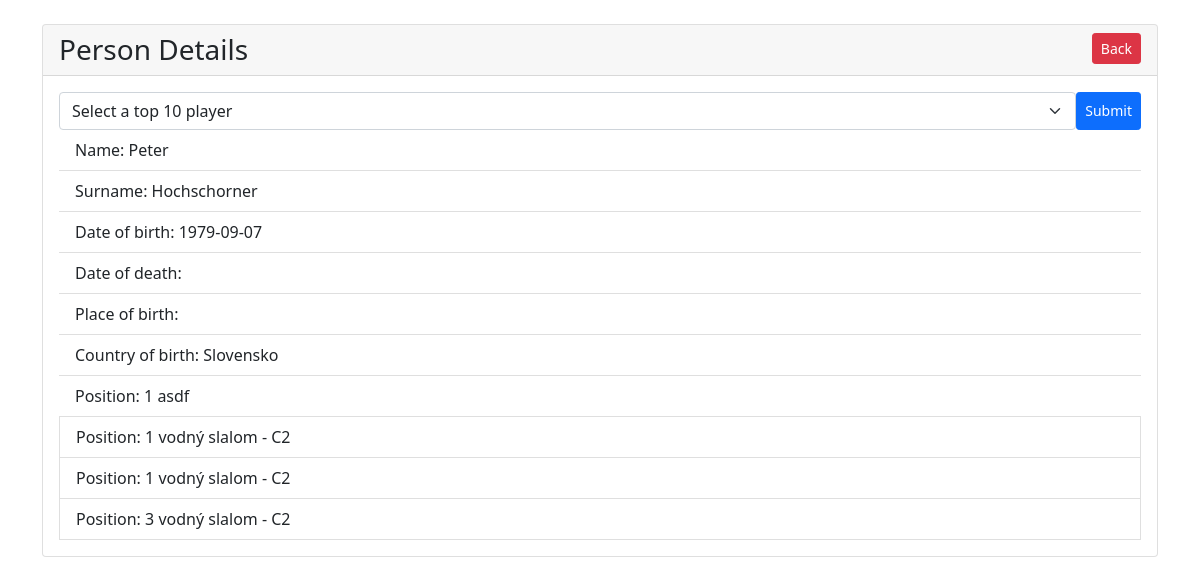
The app's page /person_detail.php?id=1 (signed in) with its own data.
### tables this page shows
CREATE TABLE `position` (
  `id` int UNSIGNED NOT NULL,
  `person_id` int UNSIGNED NOT NULL,
  `place_id` int UNSIGNED NOT NULL,
  `placing` int NOT NULL,
  `discipline` varchar(255) NOT NULL
);

CREATE TABLE `person` (
  `id` int UNSIGNED NOT NULL,
  `name` varchar(100) NOT NULL,
  `surname` varchar(100) NOT NULL,
  `birth_day` date NOT NULL,
  `birth_place` varchar(100) NOT NULL,
  `birth_country` varchar(100) NOT NULL,
  `death_day` date DEFAULT NULL,
  `death_place` varchar(100) DEFAULT NULL,
  `death_country` varchar(100) DEFAULT NULL
);

### person_detail.php (the view, shortened to what this page needs)
<?php
include 'config.php';
$person_id = mysqli_real_escape_string($conn, $_GET["id"]);
$query = "SELECT *
 FROM person, position
 WHERE person.id='$person_id'
 AND position.person_id = '$person_id'  ";
$result = mysqli_query($conn, $query);
$person_detail = [];
if ($result->num_rows > 0) {
    $person_detail = $result->fetch_all(MYSQLI_ASSOC);
}
?>
<!DOCTYPE html>
<html lang="en">
<head>
    <link href="https://cdn.jsdelivr.net/npm/bootstrap@5.0.2/dist/css/bootstrap.min.css" rel="stylesheet">
</head>
<body>
    <div class="container mt-4">
        <div class="card">
            <h3 class="card-header">Person Details <a role="button" class="btn btn-danger btn-sm float-end" href="index.php">Back</a></h3>
            <div class="card-body">
                <?php
                $query2 = "SELECT distinct person.name, person.id as p_id, count(position.placing) as count_gold FROM (person inner join position on person.id=position.person_id) where position.placing=1 group by person.id limit 10";
                $result2 = mysqli_query($conn, $query2);
                $person_detail2 = [];
                if ($result2->num_rows > 0) {
                    $person_detail2 = $result2->fetch_all(MYSQLI_ASSOC);
                }
                ?>
                <?php if (!empty($person_detail2)) { ?>
                    <form style="display:flex" action="person_detail.php" method="get">
                        <select name="id" class="form-select" aria-label="Default select example">
                            <option value="" disabled selected>Select a top 10 player</option>;
                        </select>
                        <input class="btn btn-primary btn-sm" type="submit" name="Hey">
                    </form>
                <?php } ?>
                <?php if (!empty($person_detail)) { ?>
                    <?php foreach ($person_detail as $key => $person) { ?>
                        <?php if ($key == 0) { ?>
                            <ul class="list-group list-group-flush">
                                <li class="list-group-item"><?php echo 'Name: ' . $person['name']; ?></li>
                                <li class="list-group-item"><?php echo 'Surname: ' . $person['surname']; ?></li>
                                <li class="list-group-item"><?php echo 'Date of birth: ' . $person['birth_day']; ?></li>
                                <li class="list-group-item"><?php echo 'Date of death: ' . $person['death_day']; ?></li>
                                <li class="list-group-item"><?php echo 'Place of birth: ' . $person['birth_place']; ?></li>
                                <li class="list-group-item"><?php echo 'Country of birth: ' . $person['birth_country']; ?></li>
                            <?php } ?>
                            <li class="list-group-item"><?php echo 'Position: ' . $person['placing'] . ' ' . $person['discipline']; ?></li>
                            </ul>
                        <?php } ?>
                    <?php } ?>
            </div>
        </div>
    </div>
</body>
</html>

### records on screen
position: person.name "Peter", person.surname "Hochschorner", person.birth_day "1979-09-07", person.birth_country "Slovensko", placing "1", discipline "asdf"
position: placing "1", discipline "vodný slalom - C2"
position: placing "1", discipline "vodný slalom - C2"
position: placing "3", discipline "vodný slalom - C2"
